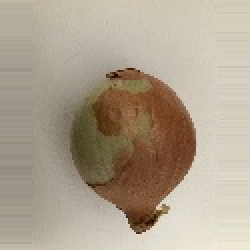
#> input picture Hannes/photos_reduced_burghart/Zwiebel_reduced/Zwiebel (2).JPG, 125 x 125 px, found by its file name (shown 2 times larger)
$ python contours.py
#> lines starting #> are read from the running program, lines starting #| are printed output that depends on the picture; after the words box and inside, x2 and y2 are one past the last pixel; in counts of white or black regions, pixels touching at a corner belong together
import cv2 as cv
import numpy as np


img = cv.imread('photos/Zwiebel/Zwiebel (2).jpg')
#> img is the input picture: shape (125, 125, 3); mean B, G, R 143.1, 161.2, 173.8
img = cv.resize(img, (800, 600))
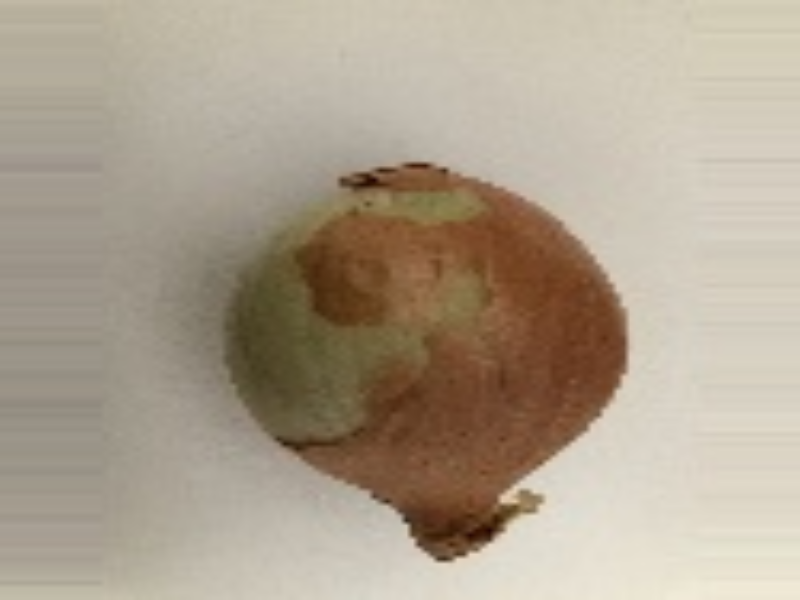
#> img: shape (600, 800, 3); mean B, G, R 143, 161.1, 173.7

#cv.imshow('Zwiebel (2)', img)

blank= np.zeros(img.shape, dtype='uint8')
cv.imshow('blank', blank)

gray = cv.cvtColor(img, cv.COLOR_BGR2GRAY)
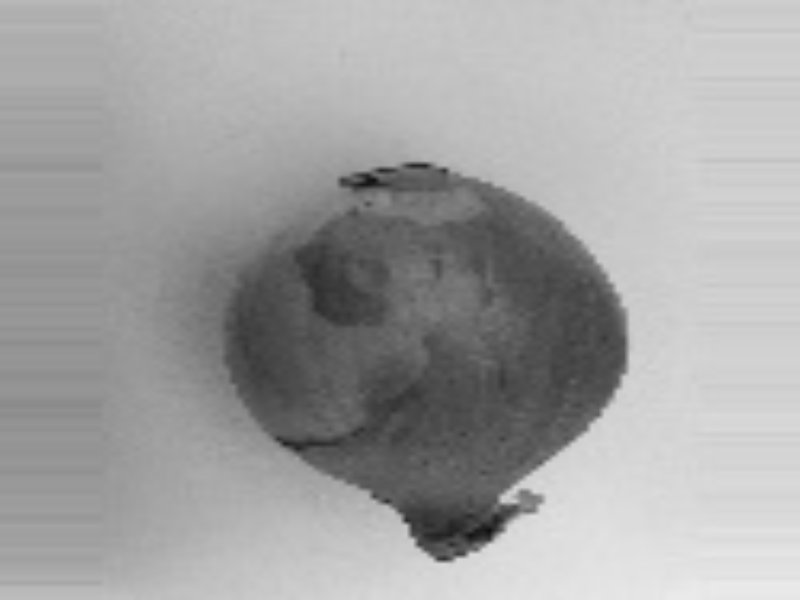
#> gray: shape (600, 800); min 11, max 234, mean 162.7
#cv.imshow('gray', gray)
#
blur = cv.GaussianBlur(gray, (5,5), cv.BORDER_DEFAULT)
cv.imshow('Blur', blur)

canny = cv.Canny(blur, 125, 175)
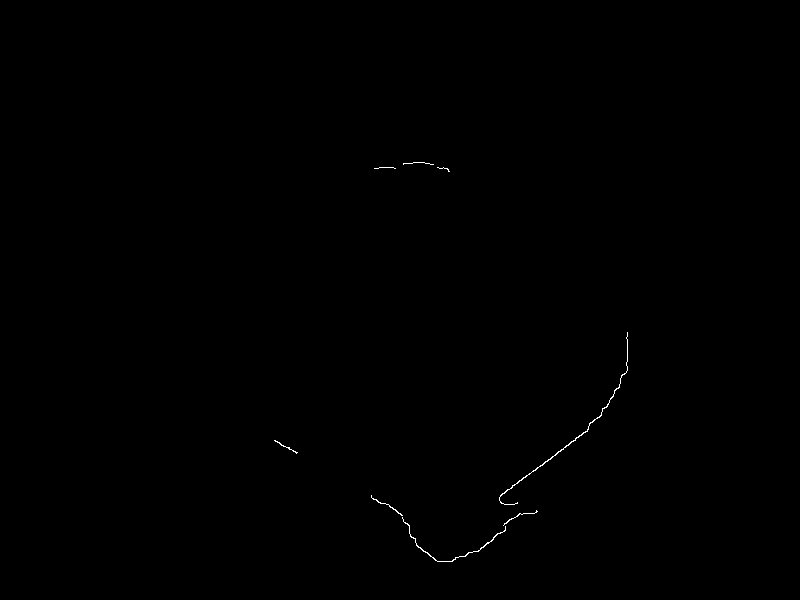
#> canny: shape (600, 800); 0.14% white in thin lines or dots, all inside (x1, y1, x2, y2) = (274, 162, 628, 562)
cv.imshow('canny', canny)

# ret, thresh = cv.threshold(gray, 125, 255, cv.THRESH_BINARY) # Macht Bild binär, d.h. wenn Wert über threshold 125 (Grenzwert), dann wird Pixel weiß (1) sonst zu schwarz (0)
# cv.imshow('thresh', thresh)

contourslist, hierarchies = cv.findContours(canny, cv.RETR_LIST, cv.CHAIN_APPROX_SIMPLE)
#> contourslist = 8 contours, 6 with area under 20; largest, box (x1, y1, x2, y2) and area: (499, 332, 628, 505) 79, (402, 517, 506, 562) 46

                                                                                    # Gibt "contours" als list zurück, welche alle Koordinaten der Konturpunkte enthält
                                                                                    # Gibt "hierarchies" zurück, beschreibung ob bestimmte Konturen innerhalb von anderen liegen, z.b. kreis innerhalb rechteck
                                                                                    # "canny" = übergebenes Bild,
                                                                                    # "cv.RETR_List"            =modus alle Konturen (TREE=alle hierarchischen Konturen, EXTERNAL=alle Außenkonturen)
                                                                                    # "cv.CHAIN_APPROX_SIMPLE"  =Approximationsmethode, None= keine, d.h. alle Pixel Koordinaten werden ausgegeben,
                                                                                    #  Simple= Reduzierung einer Linie auf Koord. von Anfangs- und Endpunkt
print(f'{len(contourslist)} contour(s) found!')
#| 8 contour(s) found!

cv.drawContours(blank, contourslist, -1, (0,0,255), 1)  #(übergebenesBild, ÜbergebeneListe, KonturIndex= wvl. Konturen wollen wir auf dem Bild, -1 = alle, FarbeDerKonturen, DickeDerLinie )
cv.imshow('Contours', blank)

cv.waitKey(0)
cv.destroyAllWindows()

# Learning:
# - zuerst Canny nutzen
# - wenn das nicht klappt dann cv.findContoures (mit Hierarchies)
# - wenn das nicht klappt, dann erst threshold, also binärisieren

$ run again, with Hannes/photos_reduced_burghart/Zwiebel_reduced/Zwiebel (5).JPG copied over Hannes/photos_reduced_burghart/Zwiebel_reduced/Zwiebel (2).JPG
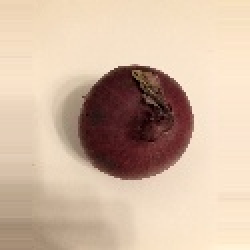
#> input picture Hannes/photos_reduced_burghart/Zwiebel_reduced/Zwiebel (5).JPG, 125 x 125 px, found by its file name (shown 2 times larger)
#> img is the input picture: shape (125, 125, 3); mean B, G, R 162.7, 183.9, 208.5
#> img: shape (600, 800, 3)
#> `gray = cv.cvtColor(img, cv.COLOR_BGR2GRAY)`:
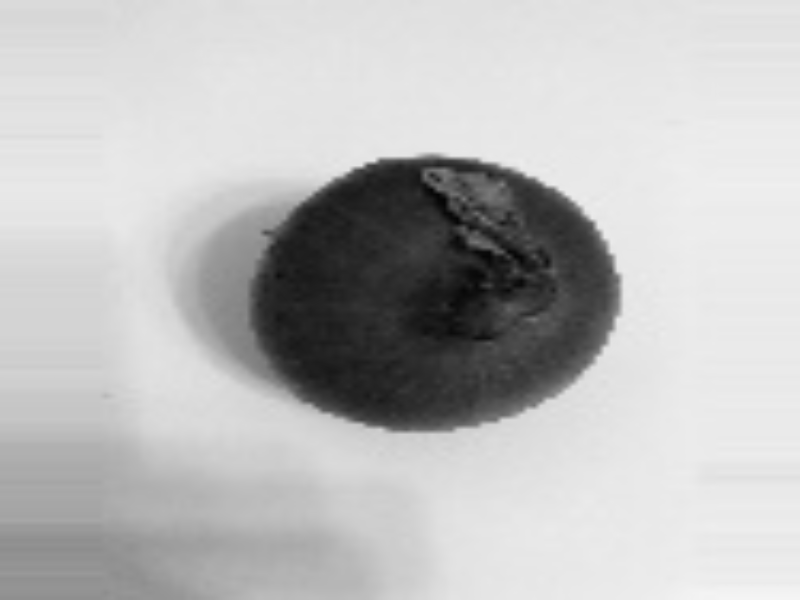
#> gray: shape (600, 800); min 4, max 244, mean 188.7
#> `canny = cv.Canny(blur, 125, 175)`:
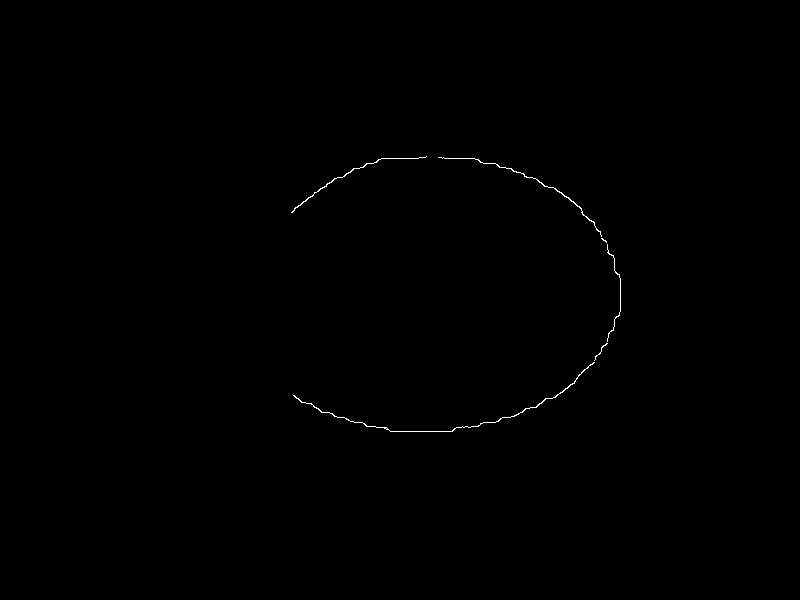
#> canny: shape (600, 800); 0.2% white in thin lines or dots, all inside (x1, y1, x2, y2) = (291, 156, 621, 432)
#> contourslist = 7 contours, 4 with area under 20; largest, box (x1, y1, x2, y2) and area: (293, 362, 595, 432) 76, (438, 157, 602, 237) 52, (291, 156, 427, 213) 44
#| 7 contour(s) found!
